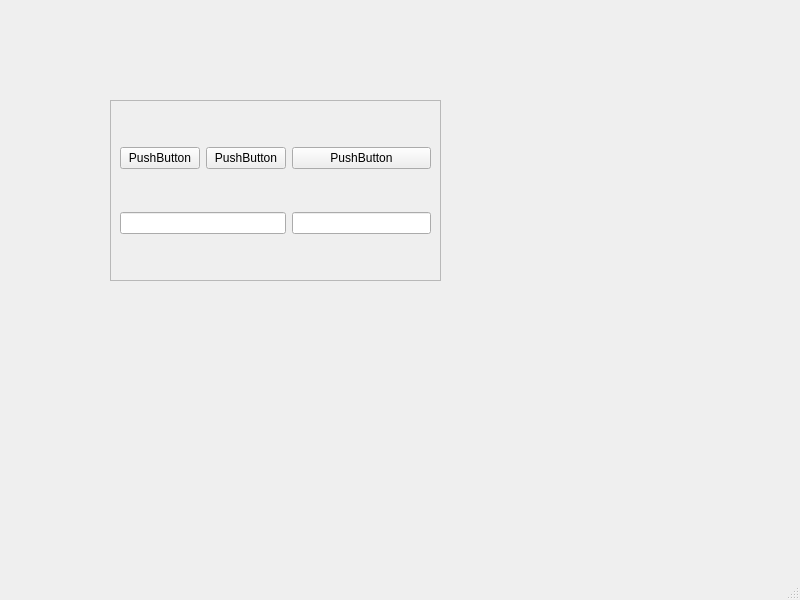
<?xml version="1.0" encoding="UTF-8"?>
<ui version="4.0">
 <class>MainWindow</class>
 <widget class="QMainWindow" name="MainWindow">
  <property name="geometry">
   <rect>
    <x>0</x>
    <y>0</y>
    <width>800</width>
    <height>600</height>
   </rect>
  </property>
  <property name="windowTitle">
   <string>MainWindow</string>
  </property>
  <widget class="QWidget" name="centralwidget">
   <widget class="QFrame" name="frame">
    <property name="geometry">
     <rect>
      <x>110</x>
      <y>100</y>
      <width>331</width>
      <height>181</height>
     </rect>
    </property>
    <property name="frameShape">
     <enum>QFrame::StyledPanel</enum>
    </property>
    <property name="frameShadow">
     <enum>QFrame::Raised</enum>
    </property>
    <layout class="QGridLayout" name="gridLayout">
     <item row="0" column="0">
      <widget class="QPushButton" name="pushButton">
       <property name="text">
        <string>PushButton</string>
       </property>
      </widget>
     </item>
     <item row="0" column="1">
      <widget class="QPushButton" name="pushButton_2">
       <property name="text">
        <string>PushButton</string>
       </property>
      </widget>
     </item>
     <item row="0" column="2">
      <widget class="QPushButton" name="pushButton_3">
       <property name="text">
        <string>PushButton</string>
       </property>
      </widget>
     </item>
     <item row="1" column="0" colspan="2">
      <widget class="QLineEdit" name="lineEdit"/>
     </item>
     <item row="1" column="2">
      <widget class="QLineEdit" name="lineEdit_2"/>
     </item>
    </layout>
   </widget>
  </widget>
  <widget class="QMenuBar" name="menubar">
   <property name="geometry">
    <rect>
     <x>0</x>
     <y>0</y>
     <width>800</width>
     <height>23</height>
    </rect>
   </property>
  </widget>
  <widget class="QStatusBar" name="statusbar"/>
 </widget>
 <resources/>
 <connections/>
</ui>
